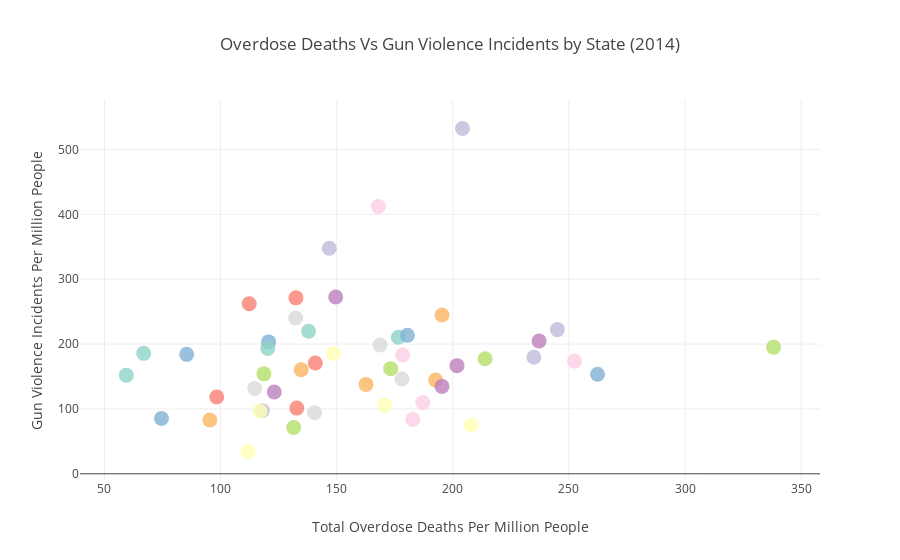

The notebook cell this image was saved under:
### Code cell
data = [
    {
        'x': statesdf['Deaths'],
        'y': statesdf['counts'],
        'mode': 'markers',
        'text' : statesdf['Abbrev'],
        'marker': {
            'color': ["#bebada","#fdb462","#fb8072","#d9d9d9","#bc80bd","#b3de69","#8dd3c7","#80b1d3","#fccde5",
                      "#ffffb3","#bebada","#fdb462","#fb8072","#d9d9d9","#bc80bd","#b3de69","#8dd3c7","#80b1d3",
                      "#fccde5","#ffffb3","#bebada","#fdb462","#fb8072","#d9d9d9","#bc80bd","#b3de69","#8dd3c7",
                      "#80b1d3","#fccde5","#ffffb3","#bebada","#fdb462","#fb8072","#d9d9d9","#bc80bd","#b3de69",
                      "#8dd3c7","#80b1d3","#fccde5","#ffffb3","#bebada","#fdb462","#fb8072","#d9d9d9","#bc80bd",
                      "#b3de69","#8dd3c7","#80b1d3","#fccde5","#ffffb3"],
            'size': 15,
            'showscale' : False,
            'colorscale' : 'Earth',
            'opacity': 0.8
        }
    }
]

layout = go.Layout(title="Overdose Deaths Vs Gun Violence Incidents by State (2014)", 
                   xaxis=dict(title='Total Overdose Deaths Per Million People'),
                   yaxis=dict(title='Gun Violence Incidents Per Million People')
                  )
fig = go.Figure(data = data, layout = layout)
iplot(fig, filename='scatter-colorscale')

### Figure 1 — Plotly figure (JSON) as saved in the notebook; plotly's stock layout.template omitted (floating-point values rounded to 4 significant figures)
{"data": [{"marker": {"color": ["#bebada", "#fdb462", "#fb8072", "#d9d9d9", "#bc80bd", "#b3de69", "#8dd3c7", "#80b1d3", "#fccde5", "#ffffb3", "#bebada", "#fdb462", "#fb8072", "#d9d9d9", "#bc80bd", "#b3de69", "#8dd3c7", "#80b1d3", "#fccde5", "#ffffb3", "#bebada", "#fdb462", "#fb8072", "#d9d9d9", "#bc80bd", "#b3de69", "#8dd3c7", "#80b1d3", "#fccde5", "#ffffb3", "#bebada", "#fdb462", "#fb8072", "#d9d9d9", "#bc80bd", "#b3de69", "#8dd3c7", "#80b1d3", "#fccde5", "#ffffb3", "#bebada", "#fdb462", "#fb8072", "#d9d9d9", "#bc80bd", "#b3de69", "#8dd3c7", "#80b1d3", "#fccde5", "#ffffb3"], "colorscale": "Earth", "opacity": 0.8, "showscale": false, "size": 15}, "mode": "markers", "text": ["CA", "FL", "TX", "IL", "OH", "PA", "NC", "GA", "LA", "NY", "SC", "TN", "NJ", "MI", "AL", "VA", "MO", "MD", "IN", "WI", "KY", "MA", "MS", "WA", "OK", "CT", "AR", "IA", "AZ", "CO", "DE", "MN", "OR", "KS", "NV", "WV", "NE", "NM", "NH", "UT", "RI", "ME", "VT", "AK", "MT", "ID", "ND", "SD", "WY", "HI"], "type": "scatter", "uid": "99300049-f226-433c-85d1-6efa5cc9a54a", "x": [117.9, 134.7, 98.34, 132.4, 237.1, 213.9, 137.9, 120.7, 168.0, 117.0, 146.8, 195.4, 140.8, 178.1, 149.6, 118.6, 176.5, 180.5, 178.4, 148.5, 245.0, 192.6, 112.3, 140.4, 201.8, 173.2, 120.3, 85.43, 182.7, 170.6, 204.2, 95.38, 132.8, 114.7, 195.3, 338.1, 66.9, 262.3, 252.4, 207.9, 234.9, 162.6, 132.5, 168.7, 123.1, 131.5, 59.44, 74.57, 187.1, 111.8], "y": [97.36, 160.5, 118.5, 240.3, 204.7, 177.5, 219.8, 203.4, 412.1, 96.84, 347.7, 244.8, 170.9, 146.2, 272.7, 154.1, 210.5, 213.5, 183.1, 185.5, 222.3, 144.6, 262.1, 94.1, 166.7, 162.1, 193.3, 184.1, 83.9, 105.5, 532.5, 83.02, 101.3, 131.7, 134.8, 195.2, 185.7, 153.5, 173.8, 74.81, 179.7, 137.8, 271.3, 198.6, 126.1, 71.33, 152.1, 85.22, 109.8, 34.19]}], "layout": {"title": {"text": "Overdose Deaths Vs Gun Violence Incidents by State (2014)"}, "xaxis": {"title": {"text": "Total Overdose Deaths Per Million People"}}, "yaxis": {"title": {"text": "Gun Violence Incidents Per Million People"}}}}
